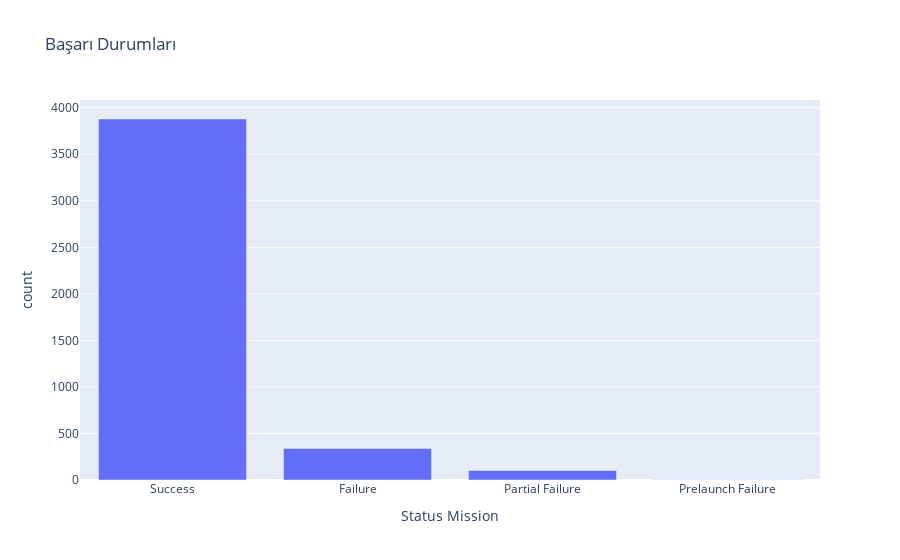

Notebook cell for this chart:
### Code cell
# Status Mission sütunun görselleştirilmesi
figure = px.bar(mission_ds, x="Status Mission", y="count", title="Başarı Durumları")
figure.show()

### Figure 1 — Plotly figure (JSON) as saved in the notebook; plotly's stock layout.template omitted (floating-point values rounded to 4 significant figures)
{"data": [{"alignmentgroup": "True", "hovertemplate": "Status Mission=%{x}<br>count=%{y}<extra></extra>", "legendgroup": "", "marker": {"color": "#636efa", "pattern": {"shape": ""}}, "name": "", "offsetgroup": "", "orientation": "v", "showlegend": false, "textposition": "auto", "type": "bar", "x": ["Success", "Failure", "Partial Failure", "Prelaunch Failure"], "xaxis": "x", "y": [3879, 339, 102, 4], "yaxis": "y"}], "layout": {"autosize": true, "barmode": "relative", "legend": {"tracegroupgap": 0}, "title": {"text": "Başarı Durumları"}, "xaxis": {"anchor": "y", "autorange": true, "domain": [0, 1], "range": [-0.5, 3.5], "title": {"text": "Status Mission"}, "type": "category"}, "yaxis": {"anchor": "x", "autorange": true, "domain": [0, 1], "range": [0, 4083.0], "title": {"text": "count"}, "type": "linear"}}}
